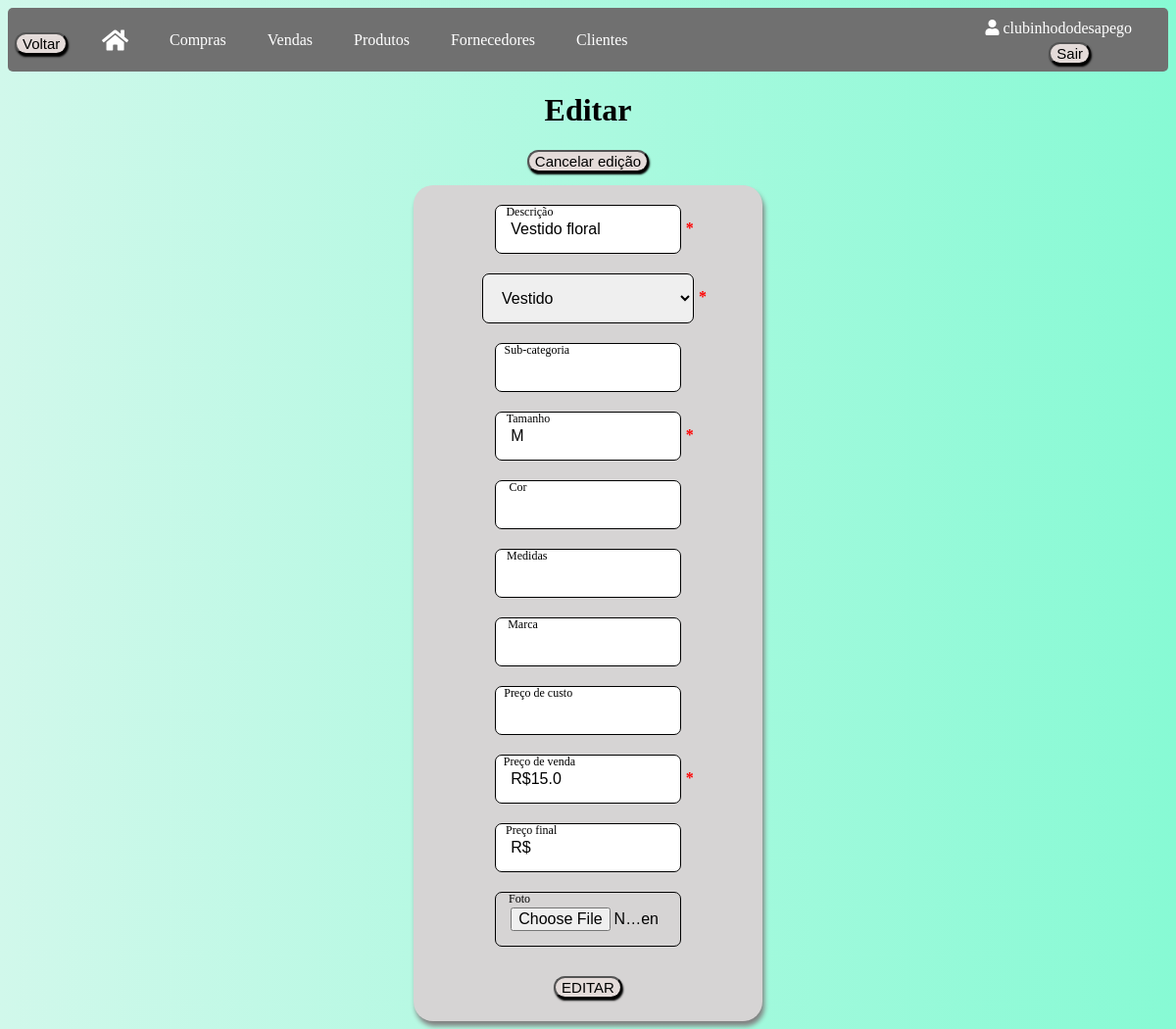
Page /editarprodutos/1 (signed in) on the earlier database version.
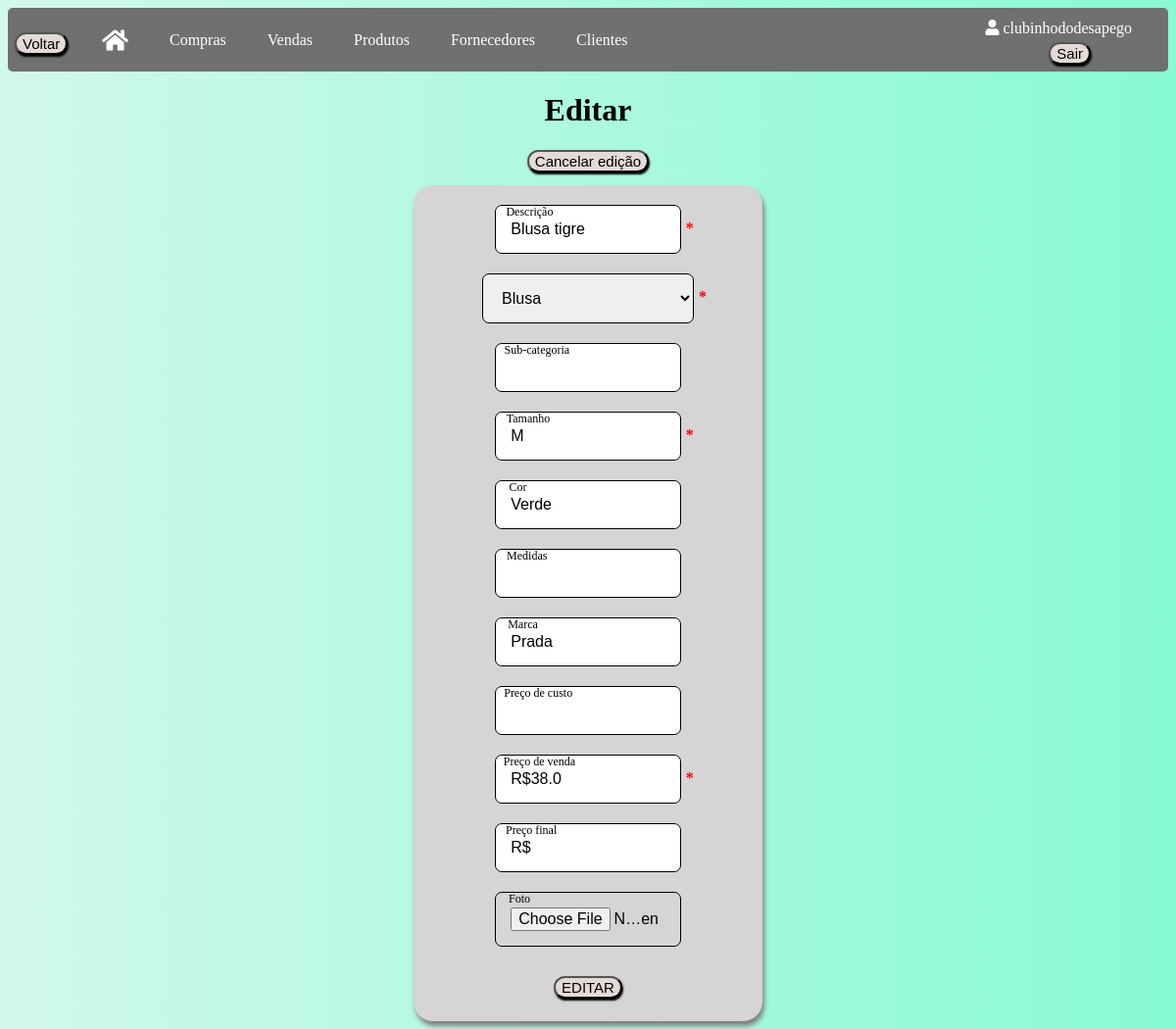
Same page on the later database version.
### app/models/tables.py (models this page shows, shortened)
class Usuario(db.Model, UserMixin):
    __tablename__ = "usuarios"
    id = db.Column(db.Integer, primary_key=True, autoincrement=True)
    nome_brecho = db.Column(db.String(100))
    email = db.Column(db.String(84), unique=True)
    usuario = db.Column(db.String(80), unique=True)
    senha = db.Column(db.String(128))
    clientes = db.relationship("Cliente", backref="usuario")
    produtos = db.relationship("Produto", backref="usuario")
    fornecedores = db.relationship("Fornecedor", backref="usuario")
    compras = db.relationship("Compra", backref="usuario")
    vendas = db.relationship("Venda", backref="usuario")

class Produto(db.Model):
    __tablename__ = "produtos"
    id = db.Column(db.Integer, primary_key=True, autoincrement=True)
    descricao = db.Column(db.String(120))
    categoria = db.Column(db.String(80))
    sub_categoria = db.Column(db.String(80))
    tamanho = db.Column(db.String(30))
    cor = db.Column(db.String(30))
    medidas = db.Column(db.Integer)
    marca = db.Column(db.String(80))
    preco_custo = db.Column(db.Float)
    preco_venda = db.Column(db.Float)
    preco_final = db.Column(db.Float)
    foto = db.Column(db.LargeBinary)
    vendido = db.Column(db.Boolean, default=False)
    id_usuario = db.Column(db.Integer, db.ForeignKey('usuarios.id'))
    vendas = db.relationship('Venda', secondary=produtos_vendas, back_populates='produtos')

### app/default.py (the view, shortened to what this page needs)
@login_required
@app.route("/editarprodutos/<int:id>", methods=['GET', 'POST'])
def editar_produtos(id):
    produtos = Produto.query.filter_by(id=id, id_usuario=current_user.id).first()
    if produtos is None:
        return jsonify({"error": "Produto não encontrado"}), 404
    return render_template("editarprodutos.html", produtos=produtos)

### app/default.py (called while the page is built)
@login_manager.user_loader
def load_user(id_usuario):
    return Usuario.query.get(int(id_usuario))

### app/templates/editarprodutos.html (shortened to what this page needs)
<!DOCTYPE html>
<html lang="en">
<head>
    <link rel="stylesheet" type="text/css" href="{{ url_for('static', filename='css/produtos.css') }}">
    <link rel="stylesheet" href="https://cdnjs.cloudflare.com/ajax/libs/font-awesome/5.15.3/css/all.min.css">
    <link rel="stylesheet" type="text/css" href="https://cdn.datatables.net/1.11.5/css/jquery.dataTables.min.css">
</head>
<body>
    <div class="usuario-logado"><i class="fas fa-user"></i> {{ current_user.usuario }}</div>
    <div class="logout">
        <form method="POST" action="{{ url_for('logout') }}">
            <button class="button" type="submit">Sair</button>
        </form>
    </div>
    <div class="navbar">
        <button onclick="window.history.back()" class="button button_voltar">Voltar</button>
        <a href="/home"><i class="fas fa-home icone-casa"></i></a>
        <a href="/compras">Compras</a>
        <a href="/vendas">Vendas</a>
        <a href="/produtos">Produtos</a>
        <a href="/fornecedores">Fornecedores</a>
        <a href="/clientes">Clientes</a>
    </div>
    <h1 class="titulo">Editar</h1>
    <button onclick="location.href='/produtos'" class="button_adc">Cancelar edição</button>
    <div id="container-login" class="produtos-section">
        <form id="formEditarProduto" action="{{ url_for('editar_produtos', id=produtos.id) }}" method="POST">
            <section id="produtos">
                <div class="input-container">
                    <input type="text" name="descricao" value="{{ produtos.descricao }}" class="input-field" required>
                    <label for="descricao" class="input-label">Descrição</label>
                    <span class="required-asterisk">*</span>
                </div>
                <div class="input-container">
                    <select name="categoria" id="categoria" class="input-field">
                        <option value="Blusa" {% if produtos.categoria == 'Blusa' %}selected{% endif %}>Blusa</option>
                        <option value="Vestido" {% if produtos.categoria == 'Vestido' %}selected{% endif %}>Vestido</option>
                    </select>
                    <span class="required-asterisk">*</span>
                </div>
                <div class="input-container">
                    <input type="text" name="sub_categoria" value="{{ produtos.sub_categoria }}" class="input-field">
                    <label for="sub_categoria" class="input-label">Sub-categoria</label>
                </div>
                <div class="input-container">
                    <input type="text" name="tamanho" value="{{ produtos.tamanho }}" class="input-field" required>
                    <label for="tamanho" class="input-label">Tamanho</label>
                    <span class="required-asterisk">*</span>
                </div>
                <div class="input-container">
                    <input type="text" name="cor" value="{{ produtos.cor }}" class="input-field">
                    <label for="cor" class="input-label">Cor</label>
                </div>
                <div class="input-container">
                    <input type="number" name="medidas" value="{{ produtos.medidas }}" class="input-field">
                    <label for="medidas" class="input-label">Medidas</label>
                </div>
                <div class="input-container">
                    <input type="text" name="marca" value="{{ produtos.marca }}" class="input-field">
                    <label for="marca" class="input-label">Marca</label>
                </div>
                <div class="input-container">
                    <input type="text" name="preco_custo" value="{% if produtos.preco_custo is not none %}R${{ produtos.preco_custo }}{% endif %}" class="input-field formatar-reais">
                    <label for="preco_custo" class="input-label">Preço de custo</label>
                </div>
                <div class="input-container">
                    <input type="text" name="preco_venda" value="R${{ produtos.preco_venda }}" class="input-field formatar-reais" required>
                    <label for="preco_venda" class="input-label">Preço de venda</label>
                    <span class="required-asterisk">*</span>
                </div>
                <div class="input-container">
                    <input type="text" name="preco_final" value="R${% if produtos.preco_final is not none %}{{ produtos.preco_final }}{% endif %}" class="input-field formatar-reais">
                    <label for="preco_final" class="input-label">Preço final</label>
                </div>
                <div class="input-container">
                    <input type="file" name="foto" value="{{ produtos.foto }}" class="input-field" accept="image/*">
                    <label for="foto" class="input-label">Foto</label>
                </div>
                <div class="div-btn">
                    <input type="submit" class="button" value="EDITAR"id="btnCadastrar"></input>
                </div>
            </section>
        </form>
    </div>
</body>
</html>

### app/static/css/produtos.css (style rules this page uses)
body { background: linear-gradient(to right, #d1f8eb, #87fad4); }
.usuario-logado { position: absolute; top: 20px; right: 45px; color: white; }
.logout { position: absolute; top: 43px; right: 87px; }
.button_voltar { position: absolute; top: 33px; left: 15px; }
.button { font-size: 15px; margin-bottom: 13px; background-color: #e4dbd9; cursor: pointer; transition: background-color 0.3s ease; border-radius: 20px; box-shadow: 1px 2px 2px black; }
.navbar { overflow: hidden; background-color: #707070; height: 65px; border-radius: 5px; }
.navbar a { float: left; display: flex; align-items: center; color: white; text-align: center; padding: 0px 16px; text-decoration: none; height: 100%; margin-left: 80px; margin-right: -70px; }
.icone-casa { font-size: 24px; }
.titulo { text-align: center; }
.button_adc { font-size: 15px; margin: 13px auto; background-color: #e4dbd9; cursor: pointer; transition: background-color 0.3s ease; border-radius: 20px; box-shadow: 1px 2px 2px black; display: flex; align-items: center; }
.produtos-section { background-color: #d6d4d4; border-radius: 20px; position: relative; box-shadow: 2px 5px 5px grey; width: 30%; margin: 0 auto; text-align: center; display: flex; flex-direction: column; align-items: center; justify-content: center; }
.input-container { position: relative; margin: 20px; }
.input-container select { width: 100%; max-width: 216px; }
.input-field { width: 50%; padding: 15px; border: 1px solid #000000; border-radius: 7px; font-size: 16px; }
.input-label { position: absolute; top: 20%; left: 25%; transform: translateX(-10%); pointer-events: none; transition: 0.2s ease-out; color: #8f8e8e; }
.input-field:focus + .input-label, .input-field:valid + .input-label { top: 0; font-size: 12px; color: #000000; }
.div-btn { padding: 10px; }
a { text-decoration: none; color: #000; }
.required-asterisk { color: red; margin-left: 5px; font-weight: bold; position: absolute; top: 30%; }

Differences in the rows shown:
changed Produto: descricao "Vestido floral" → "Blusa tigre"; categoria "Vestido" → "Blusa"; cor (not shown) → "Verde"; marca (not shown) → "Prada"; preco_venda "R$15.0" → "R$38.0"
